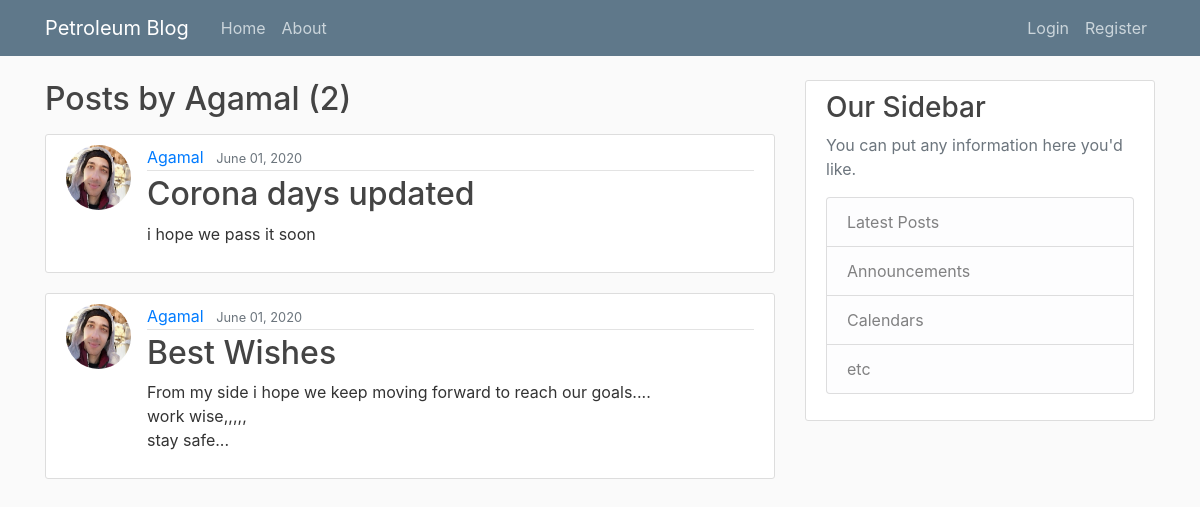
Page /blog/post/Agamal on the committed database.
### blog/models.py (models this page shows, shortened)
class Post(models.Model):
    author = models.ForeignKey(User, on_delete=models.CASCADE)
    title = models.CharField(max_length=200)
    content = models.TextField()
    created_at = models.DateTimeField(default=timezone.now)

### users/models.py (models this page shows, shortened)
class Profile(models.Model):
    user = models.OneToOneField(User, on_delete=models.CASCADE)
    pic = models.ImageField(default='default.jpg', upload_to='pictures')

### blog/views.py (the view)
# urls.py: path('post/<str:username>', views.UserPostListView.as_view(), name='user-posts'),
class UserPostListView(ListView):
    model = Post
    template_name = 'blog/user_posts.html'
    context_object_name = 'posts'
    paginate_by = 5
    def get_queryset(self):
        user = get_object_or_404(User, username=self.kwargs.get('username'))
        return Post.objects.filter(author=user).order_by('-created_at')

### blog/templates/blog/user_posts.html (shortened to what this page needs)
{% extends 'blog/base.html' %}
{% block content %}
<h2 class="mb-3"> Posts by {{view.kwargs.username}} ({{ page_obj.paginator.count }})</h2>
{% for post in posts %}
<article class="media content-section">
  <img class="rounded-circle article-img" src="{{ post.author.profile.pic.url}}">
  <div class="media-body">
    <div class="article-metadata">
      <a class="mr-2" href="{% url 'blog:user-posts' post.author.username %}">{{ post.author }}</a>
      <small class="text-muted">{{ post.created_at|date:'F d, Y' }}</small>
    </div>
    <h2><a class="article-title" href="{% url 'blog:post-detail' post.id%}">{{ post.title }}</a></h2>
    <p class="article-content">{{ post.content }}</p>
  </div>
</article>
{% endfor %}
{% endblock %}

### blog/static/blog/main.css (style rules this page uses)
body { background: #fafafa; color: #333333; margin-top: 5rem; }
h1, h2, h3, h4, h5, h6 { color: #444444; }
.content-section { background: #ffffff; padding: 10px 20px; border: 1px solid #dddddd; border-radius: 3px; margin-bottom: 20px; }
.article-title { color: #444444; }
.article-content { white-space: pre-line; }
.article-img { height: 65px; width: 65px; margin-right: 16px; }
.article-metadata { padding-bottom: 1px; margin-bottom: 4px; border-bottom: 1px solid #e3e3e3 }

### rows in the picture
Post: author.profile.pic (picture), author "Agamal", created_at "June 01, 2020", title "Corona days updated", content "i hope we pass it soon"
Post: author.profile.pic (picture), author "Agamal", created_at "June 01, 2020", title "Best Wishes", content "From my side i hope we keep moving forward to reach our goals.... work wise,,,,, stay safe..."

### other values in the picture
{{ view.kwargs.username }} "Agamal"
{{ page_obj.paginator.count }} "2"
